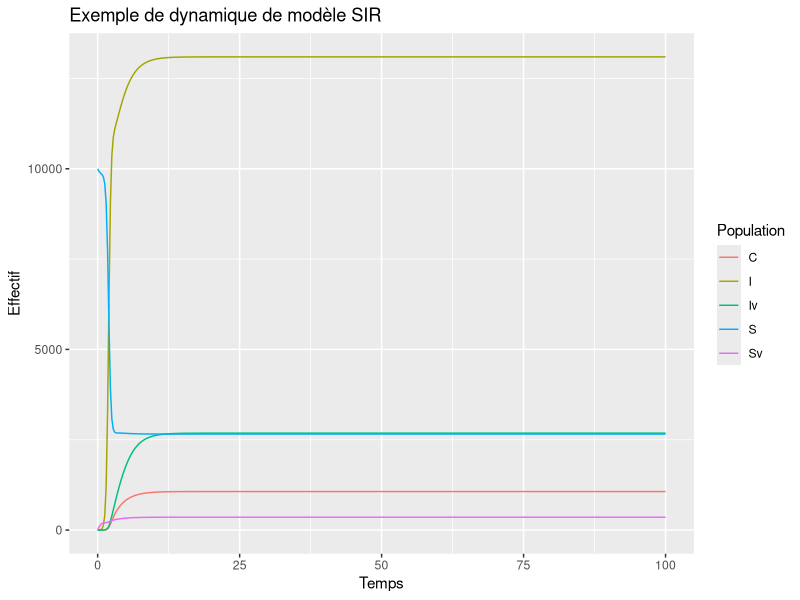
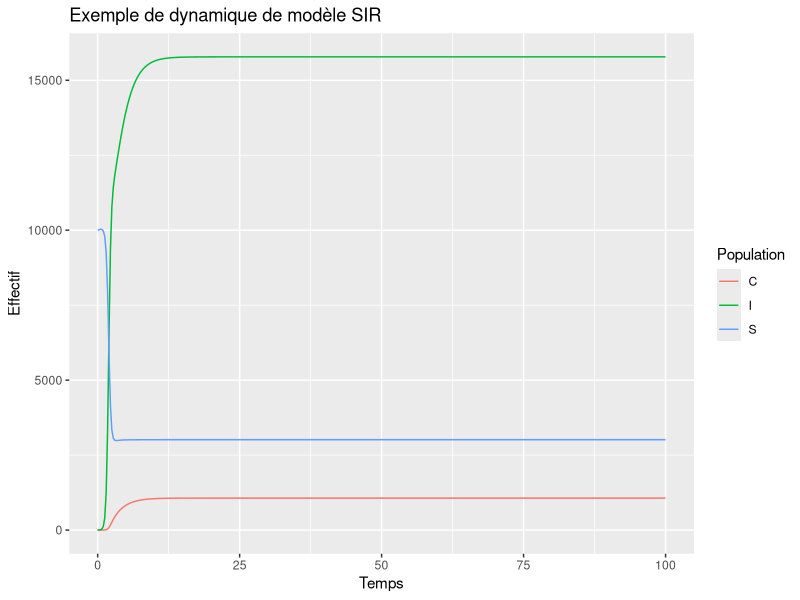
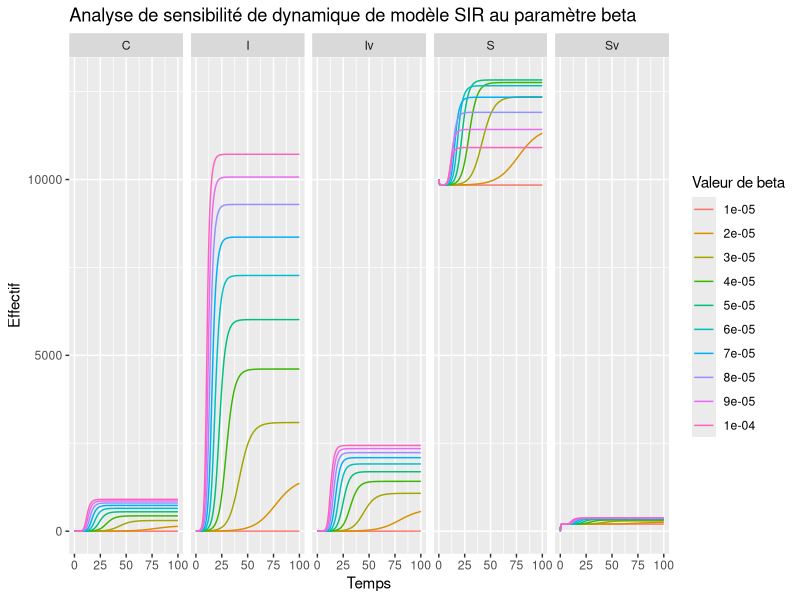
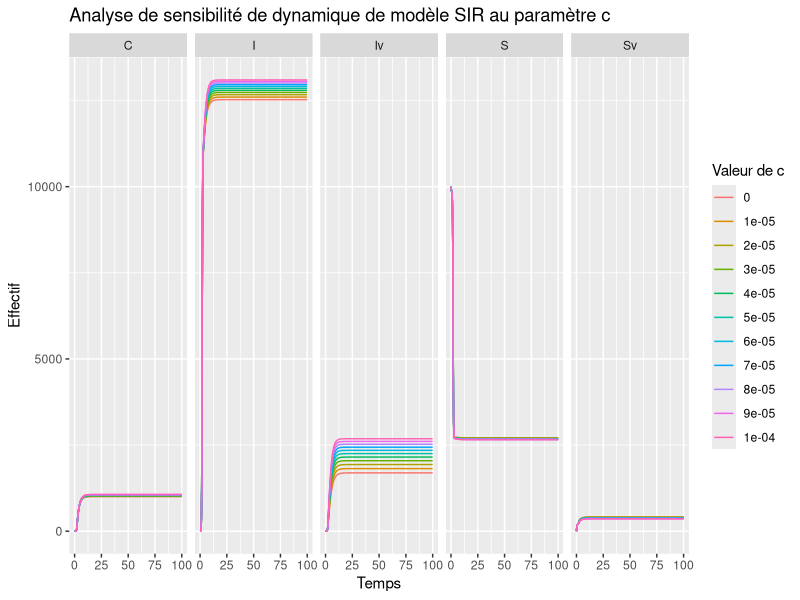

Source code (R) for these figures, in order:
## ---- chunk 1
library(deSolve)
library(tidyverse)
library(gganimate)
## ---- chunk 2
time_vector <- seq(0, 100, 0.25)
init <- c(S = 9999, I = 1, Sv = 0, Iv = 0, C = 0)
params <- c(
  # croissance logistique :
  r = 1.1,
  k = 10000,

  # taux de mortalité: ok
  m = 0.0097, # mort naturel
  d = 0.047, # mort par cancer TBD

  # taux de contamination:
  b = 5e-4, # non vacciné
  c = 1e-4, # vacciné

  # taux de vaccination:
  v = 0.04,

  # taux de guérison:
  a = 0.07, # non vacciné
  h = 0.09, # vacciné

  # taux de cancer: ok
  e = 0.05, # non vacciné
  f = 0.02, # vacciné

  # taux guérison cancer
  g = 0.5
)

logisticFunction <- function(N, r, k) {
  N * r * (1 - N / k)
}

modeleSIC <- function(t, y, params) {
  with(as.list(c(y, params)), {
    dS <- r * (S + I + Iv + Sv + C) - (r * S ^ 2)/k -
      v * S -
      b * S * (I + Iv)
    dI <- b * S * (I + Iv) - (a + e + v) * I - r/k * I ^ 2
    dSv <- v * S + a * I + h * Iv + g * C -
      c * Sv * (I + Iv) - m * Sv ^ 2
    dIv <- v * I + c * Sv * (I + Iv) - (h + f) * Iv - r/k* Iv ^ 2
    dC <- e * I + f * Iv - (g+d) * C - r/k * C ^ 2
    return(list(c(dS, dI, dSv, dIv, dC)))
  })
}
## ---- chunk 3
results <- as.data.frame(lsoda(init, time_vector, modeleSIC, params))

results %>%
  pivot_longer(!time, names_to = "pop", values_to = "N") %>%
  ggplot() +
  geom_line(aes(x = time, y = N, color = pop)) +
  labs(y = "Effectif", x = "Temps",
       title = "Exemple de dynamique de modèle SIR",
       color = "Population")

## ---- chunk 4
results %>%
  transmute(time, S = S + Sv, I = I + Iv, C) %>%
  pivot_longer(!time, names_to = "pop", values_to = "N") %>%
  ggplot() +
  geom_line(aes(x = time, y = N, color = pop)) +
  labs(y = "Effectif", x = "Temps",
       title = "Exemple de dynamique de modèle SIR",
       color = "Population")
## ---- chunk 5
results %>%
  group_by(time) %>%
  summarise(tot = sum(S, Sv, I, Iv, C), S = sum(S, Sv) / tot * 100, I = sum(I, Iv) / tot * 100, C = C / tot * 100)
## ---- chunk 6
sensibility <- function(key, values) {
  results <- NULL
  paramsSensib <- params
  for (value in values) {
    paramsSensib[key] <- value
    result <- as.data.frame(lsoda(init, time_vector, modeleSIC, paramsSensib)) %>%
      pivot_longer(!time, names_to = "pop", values_to = "N") %>%
      mutate(sensib = as.numeric(value))

    # update results vector
    if (exists("results")) {
      results <- rbind(results, result)
    } else {
      results <- result
    }
  }
  return(results)
}
## ---- chunk 7
animate_sensibility <- function(data, ...) {
  data %>%
    ggplot() +
    geom_line(aes(x = time, y = N, color = pop)) +
    labs(y = "Effectif", x = "Temps",
         color = "Population", ...) +
    transition_states(sensib) +
    ease_aes('linear')
}
## ---- chunk 8
sensibility("c", seq(0, 0.0001, 0.00001)) %>%
  animate_sensibility(title = "C = {closest_state}")


## ---- chunk 9
sensibility("b", 1:10 / 100000) %>%
  group_by(sensib) %>%
  ggplot() +
  geom_line(aes(x = time, y = N, color = as.factor(sensib))) +
  facet_grid(~pop) +
  labs(y = "Effectif", x = "Temps",
       title = "Analyse de sensibilité de dynamique de modèle SIR au paramètre beta",
       linetype = "Population",
       color = "Valeur de beta")

## ---- chunk 10
sensibility("c", seq(0.0001, 0, -0.00001)) %>%
  ggplot() +
  geom_line(aes(x = time, y = N, color = as.factor(sensib))) +
  facet_grid(~pop) +
  labs(y = "Effectif", x = "Temps",
       title = "Analyse de sensibilité de dynamique de modèle SIR au paramètre c",
       linetype = "Population",
       color = "Valeur de c")
